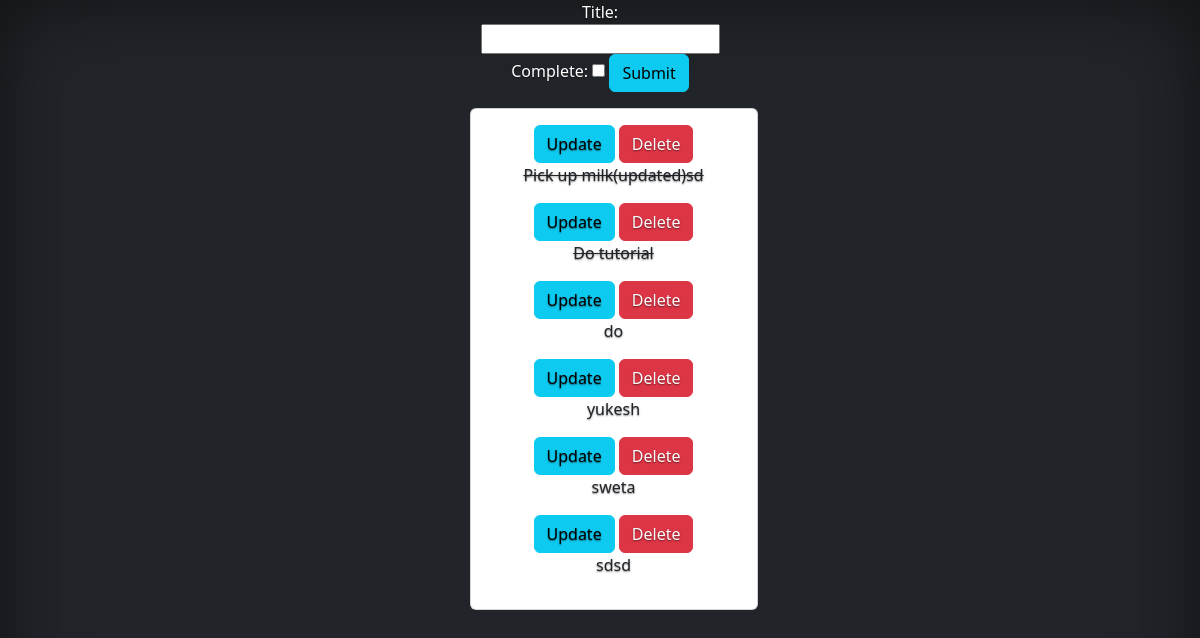
Before: / with the older database file.
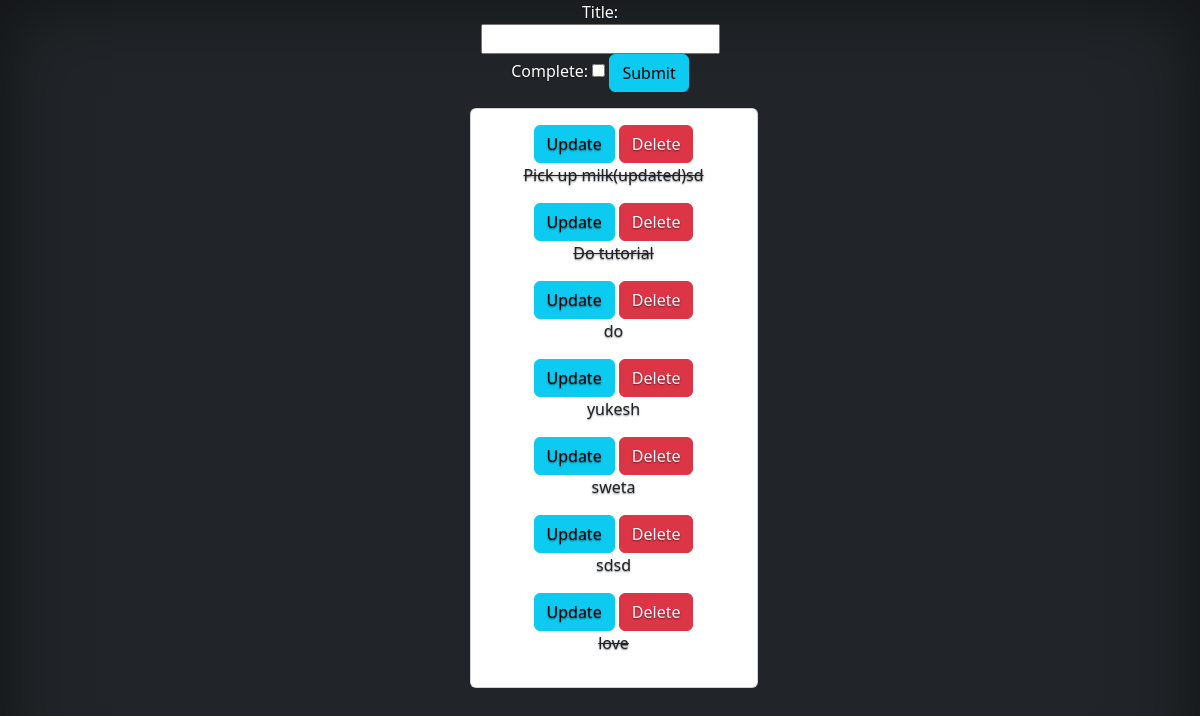
After: the same page with the newer database file.
### tasks/models.py (models this page shows)
class Task(models.Model):
    title = models.CharField(max_length=200)
    complete=models.BooleanField(default=False)
    created = models.DateTimeField(auto_now_add=True)
    def __str__(self):
        return self.title

### tasks/views.py (the view)
# urls.py: path('',views.index, name="list" ),
def index(request):
    tasks=Task.objects.all()
    form=TaskForm()
    if request.method =='POST':
        form= TaskForm(request.POST)
        if form.is_valid():
            form.save()
        return redirect('/')
    context={'tasks':tasks , 'form':form}
    return render(request,'tasks/list.html',context)

### tasks/forms.py
class TaskForm (forms.ModelForm):
    class Meta:
        model = Task
        fields='__all__'

### tasks/templates/tasks/list.html (shortened to what this page needs)
<link href="https://cdn.jsdelivr.net/npm/bootstrap@5.3.2/dist/css/bootstrap.min.css" rel="stylesheet">
<!doctype html>
<html lang="en" class="h-100" data-bs-theme="auto">
  <head><script src="/static/js/color-modes.js"></script>
    <link rel="stylesheet" href="https://cdn.jsdelivr.net/npm/@docsearch/css@3">
    <link href="/static/css/bootstrap.min.css" rel="stylesheet">
    <link href="/static/css/cover.css" rel="stylesheet">
  </head>
  <body class="d-flex h-100 text-center text-bg-dark">
 <div class="container">
  <div class="row">
      <div class="col-sm-3 mx-auto">
        <form method="POST" action="/">
         {{form}}
         <input class="btn btn-info" type="submit" name="Create task">
        </form>
        <div class="card" style="width: 18rem;">
          <div class="card-body">
            <h class="card-title">
              <h>
              {%for task in tasks%}
                 <div>
                    <a class="btn btn-info" href="{% url 'update_task' task.id %}">Update</a>
                    <a class="btn btn-danger" href="{% url 'delete_task' task.id %}">Delete</a>
                    <p>
                    {%if task.complete == True%}
                    <strike>{{task}}</strike>
                    {%else%}
                    <span>{{task}}</span>
                    {%endif%}
                  </p>
                 </div>
              {% endfor %}
              </h>
            </h>
          </div>
        </div>
      </div>
  </div>
</div>
    </body>
</html>

Changed rows visible on the page:
added Task: title "love"
